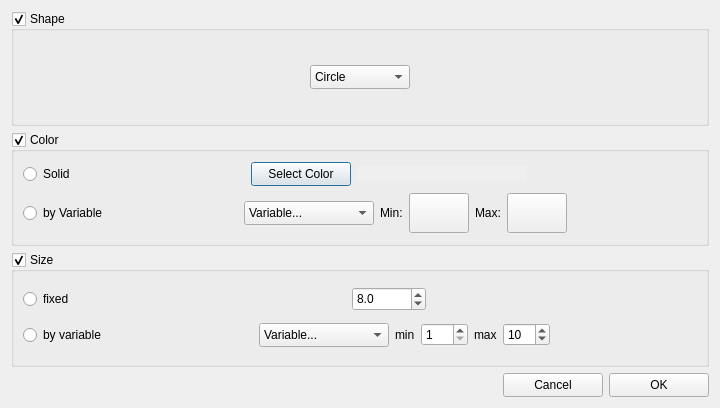
<?xml version="1.0" encoding="UTF-8"?>
<ui version="4.0">
 <class>SelectionStyleDialog</class>
 <widget class="QDialog" name="SelectionStyleDialog">
  <property name="geometry">
   <rect>
    <x>0</x>
    <y>0</y>
    <width>720</width>
    <height>408</height>
   </rect>
  </property>
  <property name="minimumSize">
   <size>
    <width>0</width>
    <height>0</height>
   </size>
  </property>
  <property name="maximumSize">
   <size>
    <width>16777215</width>
    <height>16777215</height>
   </size>
  </property>
  <property name="windowTitle">
   <string>Set Selection Style...</string>
  </property>
  <layout class="QGridLayout" name="gridLayout_5">
   <item row="0" column="0">
    <widget class="QGroupBox" name="ShapeGroupBox">
     <property name="title">
      <string>Shape</string>
     </property>
     <property name="checkable">
      <bool>true</bool>
     </property>
     <layout class="QGridLayout" name="gridLayout_4">
      <item row="0" column="0">
       <spacer name="horizontalSpacer_3">
        <property name="orientation">
         <enum>Qt::Horizontal</enum>
        </property>
        <property name="sizeHint" stdset="0">
         <size>
          <width>162</width>
          <height>20</height>
         </size>
        </property>
       </spacer>
      </item>
      <item row="0" column="1">
       <widget class="QComboBox" name="actionSymbolType">
        <property name="minimumSize">
         <size>
          <width>100</width>
          <height>24</height>
         </size>
        </property>
        <property name="maximumSize">
         <size>
          <width>100</width>
          <height>24</height>
         </size>
        </property>
        <property name="editable">
         <bool>false</bool>
        </property>
        <item>
         <property name="text">
          <string>Circle</string>
         </property>
        </item>
        <item>
         <property name="text">
          <string>Square</string>
         </property>
        </item>
        <item>
         <property name="text">
          <string>Triangle</string>
         </property>
        </item>
       </widget>
      </item>
      <item row="0" column="2">
       <spacer name="horizontalSpacer_7">
        <property name="orientation">
         <enum>Qt::Horizontal</enum>
        </property>
        <property name="sizeHint" stdset="0">
         <size>
          <width>162</width>
          <height>20</height>
         </size>
        </property>
       </spacer>
      </item>
     </layout>
    </widget>
   </item>
   <item row="1" column="0">
    <widget class="QGroupBox" name="ColorGroupBox">
     <property name="minimumSize">
      <size>
       <width>0</width>
       <height>0</height>
      </size>
     </property>
     <property name="title">
      <string>Color</string>
     </property>
     <property name="checkable">
      <bool>true</bool>
     </property>
     <layout class="QGridLayout" name="gridLayout">
      <item row="0" column="0">
       <layout class="QHBoxLayout" name="horizontalLayout">
        <item>
         <widget class="QRadioButton" name="solidcolor">
          <property name="text">
           <string>Solid</string>
          </property>
         </widget>
        </item>
        <item>
         <spacer name="horizontalSpacer_2">
          <property name="orientation">
           <enum>Qt::Horizontal</enum>
          </property>
          <property name="sizeHint" stdset="0">
           <size>
            <width>40</width>
            <height>20</height>
           </size>
          </property>
         </spacer>
        </item>
        <item>
         <widget class="QPushButton" name="actionSelectColor">
          <property name="sizePolicy">
           <sizepolicy hsizetype="Expanding" vsizetype="Fixed">
            <horstretch>0</horstretch>
            <verstretch>0</verstretch>
           </sizepolicy>
          </property>
          <property name="minimumSize">
           <size>
            <width>100</width>
            <height>24</height>
           </size>
          </property>
          <property name="maximumSize">
           <size>
            <width>100</width>
            <height>24</height>
           </size>
          </property>
          <property name="font">
           <font>
            <weight>50</weight>
            <bold>false</bold>
           </font>
          </property>
          <property name="text">
           <string>Select Color</string>
          </property>
         </widget>
        </item>
        <item>
         <widget class="QLabel" name="colorLabel">
          <property name="sizePolicy">
           <sizepolicy hsizetype="Expanding" vsizetype="Fixed">
            <horstretch>0</horstretch>
            <verstretch>0</verstretch>
           </sizepolicy>
          </property>
          <property name="minimumSize">
           <size>
            <width>48</width>
            <height>15</height>
           </size>
          </property>
          <property name="maximumSize">
           <size>
            <width>16777215</width>
            <height>16777215</height>
           </size>
          </property>
          <property name="font">
           <font>
            <weight>50</weight>
            <bold>false</bold>
            <underline>false</underline>
           </font>
          </property>
          <property name="autoFillBackground">
           <bool>true</bool>
          </property>
          <property name="text">
           <string/>
          </property>
         </widget>
        </item>
        <item>
         <spacer name="horizontalSpacer_8">
          <property name="orientation">
           <enum>Qt::Horizontal</enum>
          </property>
          <property name="sizeHint" stdset="0">
           <size>
            <width>40</width>
            <height>20</height>
           </size>
          </property>
         </spacer>
        </item>
       </layout>
      </item>
      <item row="1" column="0">
       <layout class="QHBoxLayout" name="horizontalLayout_4">
        <item>
         <widget class="QRadioButton" name="variablecolor">
          <property name="text">
           <string>by Variable</string>
          </property>
         </widget>
        </item>
        <item>
         <spacer name="horizontalSpacer_4">
          <property name="orientation">
           <enum>Qt::Horizontal</enum>
          </property>
          <property name="sizeHint" stdset="0">
           <size>
            <width>13</width>
            <height>37</height>
           </size>
          </property>
         </spacer>
        </item>
        <item>
         <widget class="QComboBox" name="colorvarlist">
          <property name="sizePolicy">
           <sizepolicy hsizetype="Expanding" vsizetype="Fixed">
            <horstretch>0</horstretch>
            <verstretch>0</verstretch>
           </sizepolicy>
          </property>
          <property name="minimumSize">
           <size>
            <width>130</width>
            <height>24</height>
           </size>
          </property>
          <property name="maximumSize">
           <size>
            <width>130</width>
            <height>24</height>
           </size>
          </property>
          <property name="editable">
           <bool>false</bool>
          </property>
          <item>
           <property name="text">
            <string>Variable...</string>
           </property>
          </item>
         </widget>
        </item>
        <item>
         <widget class="QLabel" name="label">
          <property name="text">
           <string>Min:</string>
          </property>
         </widget>
        </item>
        <item>
         <widget class="QPushButton" name="actionSelectColorMin">
          <property name="minimumSize">
           <size>
            <width>60</width>
            <height>40</height>
           </size>
          </property>
          <property name="text">
           <string/>
          </property>
         </widget>
        </item>
        <item>
         <widget class="QLabel" name="label_2">
          <property name="text">
           <string>Max:</string>
          </property>
         </widget>
        </item>
        <item>
         <widget class="QPushButton" name="actionSelectColorMax">
          <property name="minimumSize">
           <size>
            <width>60</width>
            <height>40</height>
           </size>
          </property>
          <property name="text">
           <string/>
          </property>
         </widget>
        </item>
        <item>
         <spacer name="horizontalSpacer_10">
          <property name="orientation">
           <enum>Qt::Horizontal</enum>
          </property>
          <property name="sizeHint" stdset="0">
           <size>
            <width>40</width>
            <height>20</height>
           </size>
          </property>
         </spacer>
        </item>
       </layout>
      </item>
     </layout>
    </widget>
   </item>
   <item row="2" column="0">
    <widget class="QGroupBox" name="SizeGroupBox">
     <property name="title">
      <string>Size</string>
     </property>
     <property name="checkable">
      <bool>true</bool>
     </property>
     <layout class="QGridLayout" name="gridLayout_2">
      <item row="0" column="0">
       <layout class="QHBoxLayout" name="horizontalLayout_2">
        <item>
         <widget class="QRadioButton" name="fixedsize">
          <property name="text">
           <string>fixed</string>
          </property>
         </widget>
        </item>
        <item>
         <spacer name="horizontalSpacer_5">
          <property name="orientation">
           <enum>Qt::Horizontal</enum>
          </property>
          <property name="sizeHint" stdset="0">
           <size>
            <width>40</width>
            <height>20</height>
           </size>
          </property>
         </spacer>
        </item>
        <item>
         <widget class="QDoubleSpinBox" name="actionSymbolSize">
          <property name="minimumSize">
           <size>
            <width>74</width>
            <height>24</height>
           </size>
          </property>
          <property name="maximumSize">
           <size>
            <width>74</width>
            <height>23</height>
           </size>
          </property>
          <property name="decimals">
           <number>1</number>
          </property>
          <property name="minimum">
           <double>1.000000000000000</double>
          </property>
          <property name="maximum">
           <double>999999999.000000000000000</double>
          </property>
          <property name="value">
           <double>8.000000000000000</double>
          </property>
         </widget>
        </item>
        <item>
         <spacer name="horizontalSpacer_9">
          <property name="orientation">
           <enum>Qt::Horizontal</enum>
          </property>
          <property name="sizeHint" stdset="0">
           <size>
            <width>40</width>
            <height>20</height>
           </size>
          </property>
         </spacer>
        </item>
       </layout>
      </item>
      <item row="1" column="0">
       <layout class="QHBoxLayout" name="horizontalLayout_3">
        <item>
         <widget class="QRadioButton" name="variablesize">
          <property name="text">
           <string>by variable</string>
          </property>
         </widget>
        </item>
        <item>
         <spacer name="horizontalSpacer_6">
          <property name="orientation">
           <enum>Qt::Horizontal</enum>
          </property>
          <property name="sizeHint" stdset="0">
           <size>
            <width>13</width>
            <height>21</height>
           </size>
          </property>
         </spacer>
        </item>
        <item>
         <widget class="QComboBox" name="sizevarlist">
          <property name="sizePolicy">
           <sizepolicy hsizetype="Expanding" vsizetype="Fixed">
            <horstretch>0</horstretch>
            <verstretch>0</verstretch>
           </sizepolicy>
          </property>
          <property name="minimumSize">
           <size>
            <width>130</width>
            <height>24</height>
           </size>
          </property>
          <property name="maximumSize">
           <size>
            <width>130</width>
            <height>24</height>
           </size>
          </property>
          <property name="editable">
           <bool>false</bool>
          </property>
          <item>
           <property name="text">
            <string>Variable...</string>
           </property>
          </item>
         </widget>
        </item>
        <item>
         <widget class="QLabel" name="label_3">
          <property name="text">
           <string>min</string>
          </property>
         </widget>
        </item>
        <item>
         <widget class="QSpinBox" name="actionSymbolSizeMin">
          <property name="minimum">
           <number>1</number>
          </property>
          <property name="maximum">
           <number>100</number>
          </property>
          <property name="value">
           <number>1</number>
          </property>
         </widget>
        </item>
        <item>
         <widget class="QLabel" name="label_4">
          <property name="text">
           <string>max</string>
          </property>
         </widget>
        </item>
        <item>
         <widget class="QSpinBox" name="actionSymbolSizeMax">
          <property name="minimum">
           <number>1</number>
          </property>
          <property name="maximum">
           <number>100</number>
          </property>
          <property name="value">
           <number>10</number>
          </property>
         </widget>
        </item>
        <item>
         <spacer name="horizontalSpacer_11">
          <property name="orientation">
           <enum>Qt::Horizontal</enum>
          </property>
          <property name="sizeHint" stdset="0">
           <size>
            <width>13</width>
            <height>17</height>
           </size>
          </property>
         </spacer>
        </item>
       </layout>
      </item>
     </layout>
    </widget>
   </item>
   <item row="3" column="0">
    <layout class="QGridLayout" name="gridLayout_3">
     <item row="0" column="0">
      <spacer name="horizontalSpacer">
       <property name="orientation">
        <enum>Qt::Horizontal</enum>
       </property>
       <property name="sizeHint" stdset="0">
        <size>
         <width>86</width>
         <height>20</height>
        </size>
       </property>
      </spacer>
     </item>
     <item row="0" column="1">
      <widget class="QPushButton" name="cancelButton">
       <property name="minimumSize">
        <size>
         <width>100</width>
         <height>24</height>
        </size>
       </property>
       <property name="maximumSize">
        <size>
         <width>100</width>
         <height>24</height>
        </size>
       </property>
       <property name="text">
        <string>Cancel</string>
       </property>
      </widget>
     </item>
     <item row="0" column="2">
      <widget class="QPushButton" name="okButton">
       <property name="minimumSize">
        <size>
         <width>100</width>
         <height>24</height>
        </size>
       </property>
       <property name="maximumSize">
        <size>
         <width>100</width>
         <height>24</height>
        </size>
       </property>
       <property name="text">
        <string>OK</string>
       </property>
      </widget>
     </item>
    </layout>
   </item>
  </layout>
 </widget>
 <resources/>
 <connections/>
</ui>
